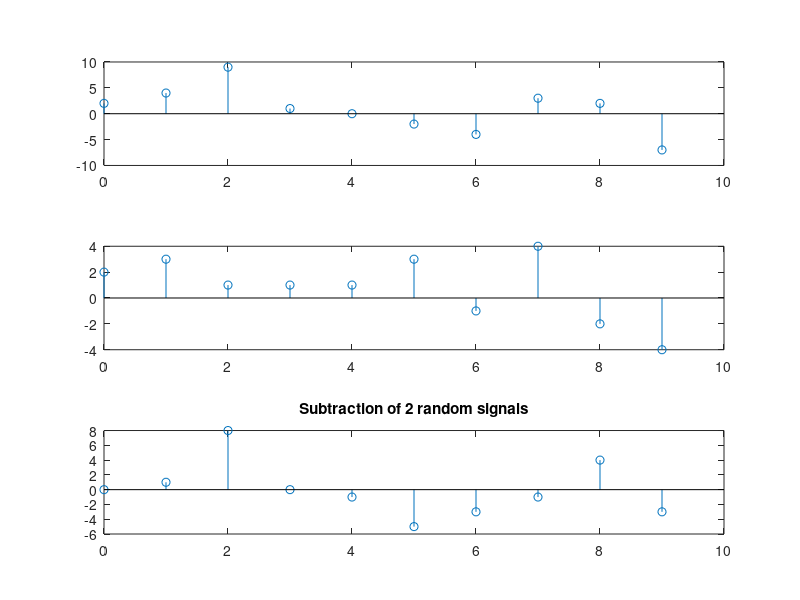

Write MATLAB code to recreate this figure.
t = 0:1:9
s1 = [2,4,9,1,0,-2,-4,3,2,-7]
s2 = [2,3,1,1,1,3,-1,4,-2,-4]
subtract = s1-s2
subplot(3,1,1)
stem(t,s1)
subplot(3,1,2)
stem(t,s2)
subplot(3,1,3)
stem(t,subtract)
title('Subtraction of 2 random signals')